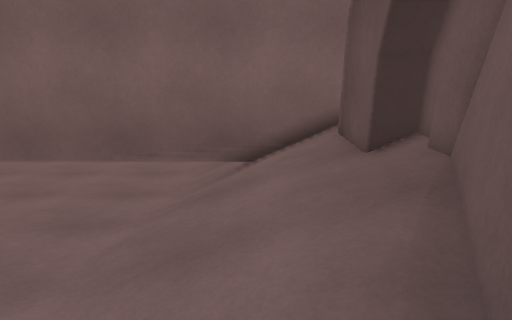
view 1 (above)

12 first-person views from a walk through a scene from a Unity 3-D project. The camera is 1.3 m above the floor, tilts 10° down and sees 70° across. The floor is counted in squares, 0.5 m on a side. Each view is taken from the middle of a square. On the plan, view 1 faces up. The plan holds only what a view shows up to about 20 squares ahead; the rest is blank. The place goes on beyond the plan.

view 2
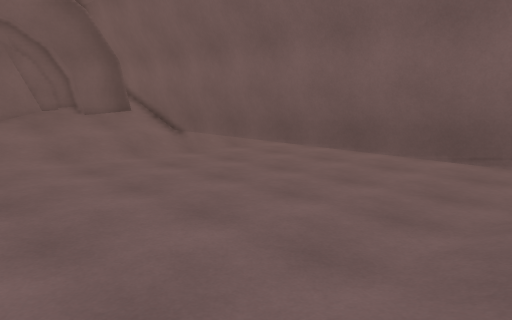

view 3
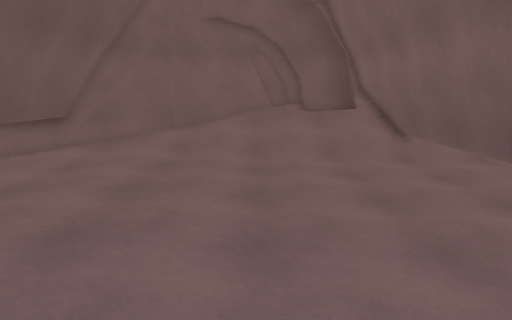

view 4
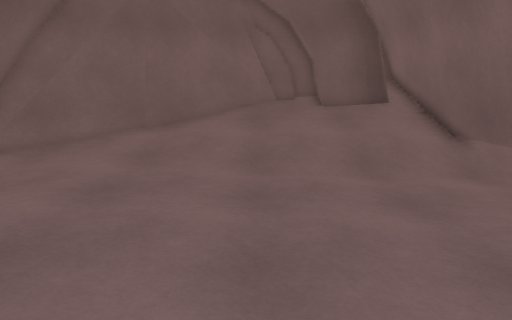

view 5
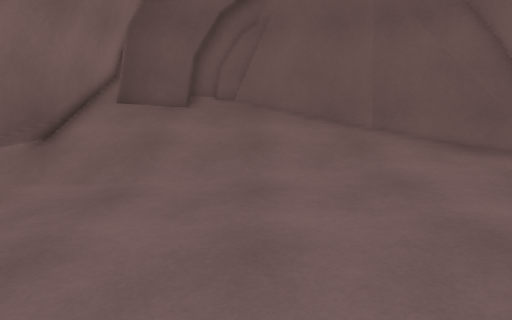

view 6
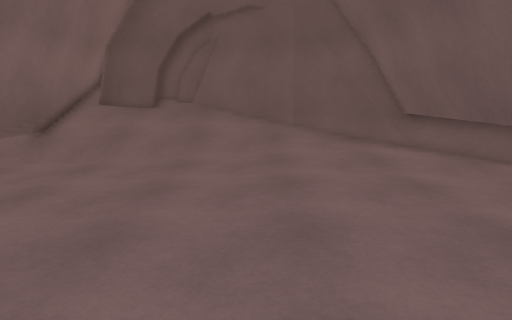

view 7
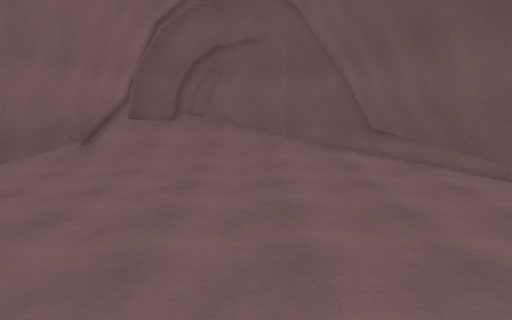

view 8
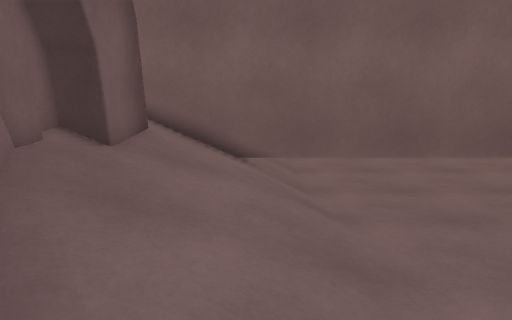

view 9
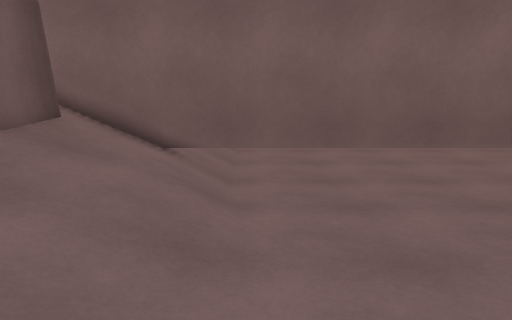

view 10
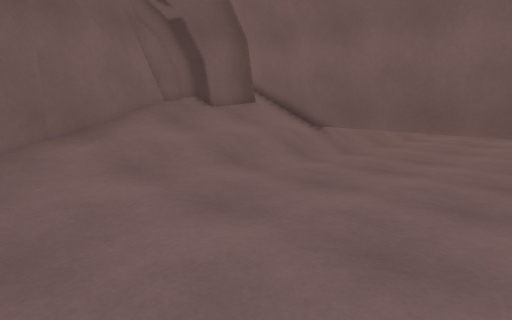

view 11
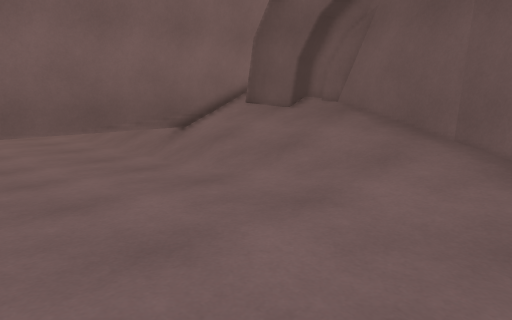

view 12
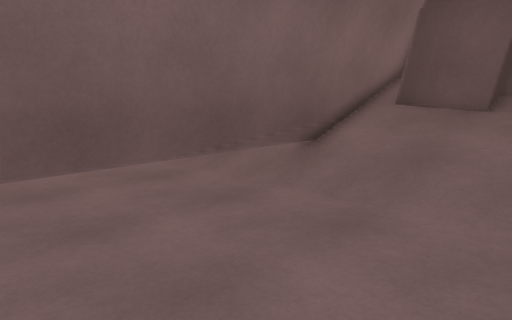

### Floor plan
Key: @ floor where view 1 was taken; # wall or solid block; . main floor; : floor 0.25 m higher than the main floor; - floor 0.25 m lower than the main floor; + floor 0.5 m higher than the main floor; * floor 0.75 m higher than the main floor; % floor 1 m higher than the main floor; / step, stairs or slope; = window, fence, low wall or low ledge.
Columns run from 28 left of view 1 to 4 right of it. Each row starts with its distance up from view 1.
 14 #################################
 13 ####///.------------------///####
 12  #%/////..................////%#
 11  #%/////................./////%#
 10  #%/////................./////%#
  9 ##%/////................./////%##
  8 ##%/////................./////%##
  7 #%//////.................//////%#
  6 ##%////:.................:////%=#
  5 ##%////:.................:////%##
  4  #=*///:.................:://**#
  3  ##*+/:::...............::://*##
  2   #*+/:::::::::::::::::::::/+*#
  1   ##++:::::::::::::::::::::++##
  0    #++:::::::::::::::::::::+@##
 -1    ##+::::.............::::+##
 -2     ##::::.............::::##
 -3      ### :.............: ####
 -4      #######################

Where each view was taken, in squares from view 1:
view 1: 0 up, 0 right, facing up
view 2: 0 up, 1 left, facing up-left
view 3: 6 up, 2 left, facing left
view 4: 6 up, 8 left, facing left
view 5: 6 up, 15 left, facing right
view 6: 3 up, 20 left, facing right
view 7: 3 up, 25 left, facing right
view 8: 0 up, 23 left, facing up
view 9: 0 up, 20 left, facing up
view 10: 3 down, 11 left, facing up-left
view 11: 3 down, 12 left, facing up-right
view 12: 6 up, 12 left, facing up-right
